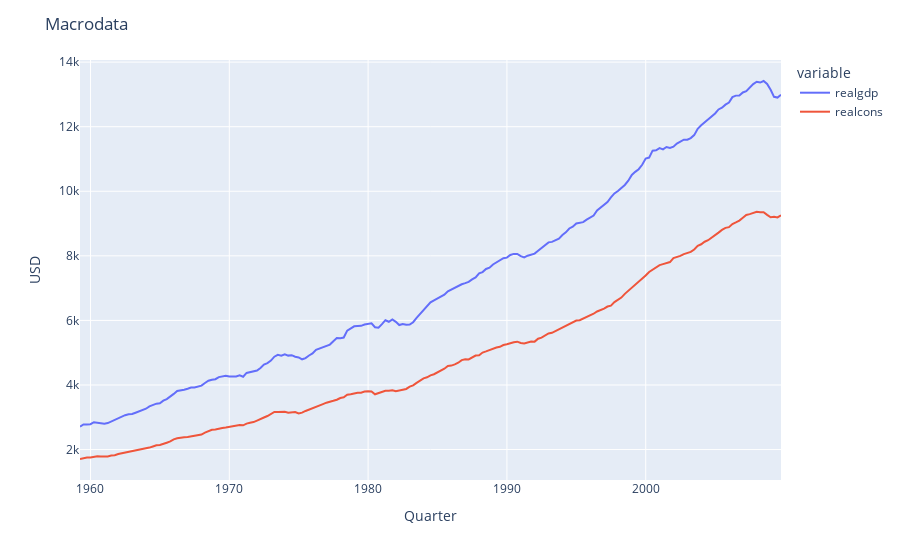

The notebook cell this image was saved under:
### Code cell
fig = px.line(data)
fig.update_layout(title='Macrodata',
                   xaxis_title='Quarter',
                   yaxis_title='USD');
fig.show()

### Figure 1 — Plotly figure (JSON) as saved in the notebook; plotly's stock layout.template omitted (floating-point values rounded to 4 significant figures; data arrays with more than 128 entries replaced by an {"elided": "..."} marker saying what was removed)
{"data": [{"hovertemplate": "variable=realgdp<br>index=%{x}<br>value=%{y}<extra></extra>", "legendgroup": "realgdp", "line": {"color": "#636efa", "dash": "solid"}, "mode": "lines", "name": "realgdp", "orientation": "v", "showlegend": true, "type": "scatter", "x": {"elided": "203 str values"}, "xaxis": "x", "y": {"elided": "203 float values"}, "yaxis": "y"}, {"hovertemplate": "variable=realcons<br>index=%{x}<br>value=%{y}<extra></extra>", "legendgroup": "realcons", "line": {"color": "#EF553B", "dash": "solid"}, "mode": "lines", "name": "realcons", "orientation": "v", "showlegend": true, "type": "scatter", "x": {"elided": "203 str values"}, "xaxis": "x", "y": {"elided": "203 float values"}, "yaxis": "y"}], "layout": {"legend": {"title": {"text": "variable"}, "tracegroupgap": 0}, "margin": {"t": 60}, "title": {"text": "Macrodata"}, "xaxis": {"anchor": "y", "domain": [0, 1], "title": {"text": "Quarter"}}, "yaxis": {"anchor": "x", "domain": [0, 1], "title": {"text": "USD"}}}}
